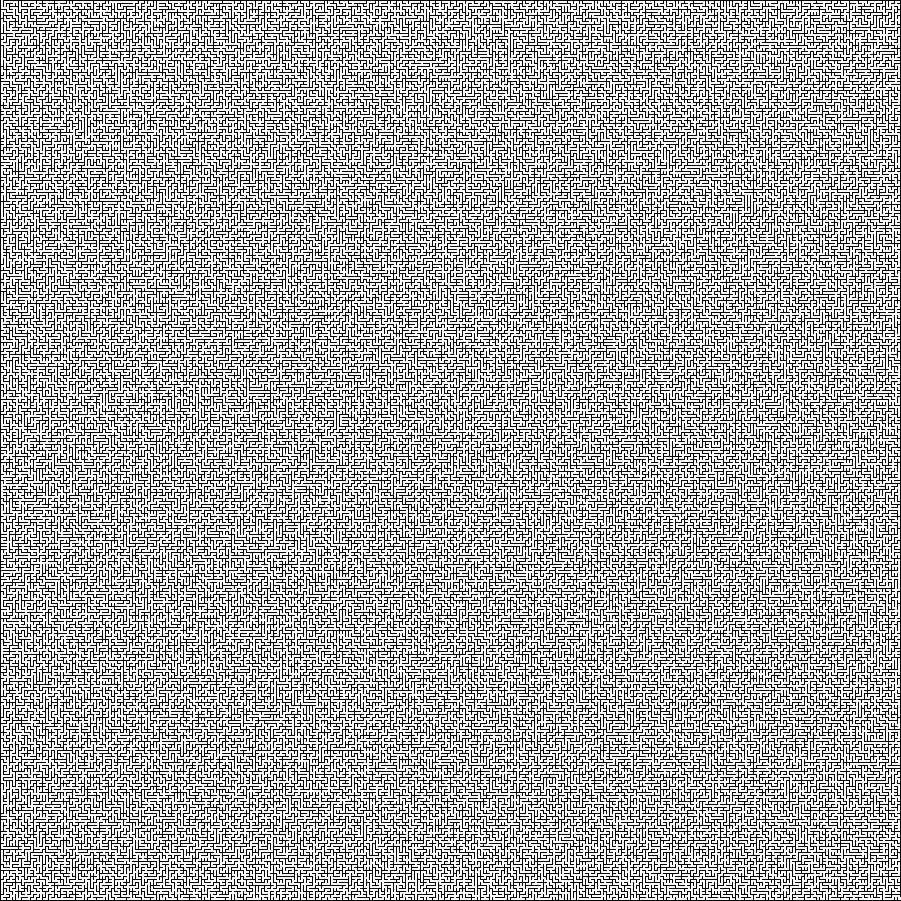
%> input picture #5_kotik/labyrinthe.png, 1802 x 1802 px (shown at 1/2 size)
$ octave labyrinth.m   (GNU Octave 9; MATLAB toolbox functions it lacks are replaced by stand-ins)
%> lines starting %> are read from the running program, lines starting %| are printed output that depends on the picture
%%
% create lab from image
lab=imread('labyrinthe.png');
%> lab is the input picture: size 1802x1802x3 uint8; 66.5% white; black in thin lines or dots
lab_norm=zeros([601,601]);

for i=1:601
    for j=1:601
        if (mod(i,2)==0)
           ind_i= (floor(i/2)-1)*6+3;
        else
            ind_i= floor(i/2)*6+1;
        end
        if (mod(j,2)==0)
            ind_j= (floor(j/2)-1)*6+3;
        else
            ind_j= floor(j/2)*6+1;
        end

        lab_norm(i,j)=lab(ind_i,ind_j,1)/255;
    end
end
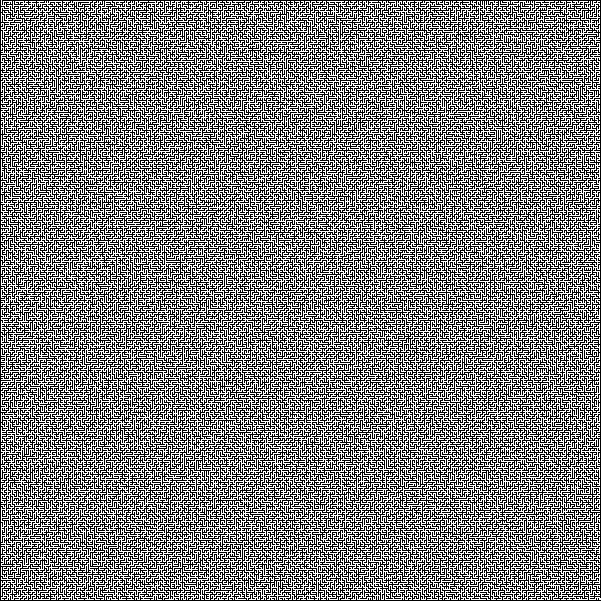
%> lab_norm: size 601x601 double; values 0 (black) and 1 (white), 49.8% white in thin lines or dots
%> after the loop, ind_i = 1801; ind_j = 1801
lab_norm(1,:)=0;
lab_norm(601,:)=0;
lab_norm(:,1)=0;
lab_norm(:,601)=0;

fileid=fopen('labirinth.dat','w');
fprintf(fileid,'%d %d\n',601,601);
fprintf(fileid,'%d ',lab_norm(:));
fclose(fileid);
%%
%rough reader of lab_files.dat
clear all;
fileid=fopen('labirinth.dat','r');
A=fscanf(fileid,'%d',2);
ik=A(1); jk=A(2);
lab=zeros([ik,jk],'uint8');
lab(:)=fscanf(fileid,'%d ',ik*jk);
fclose (fileid);
%%
% cat
%> (the run ends here)
